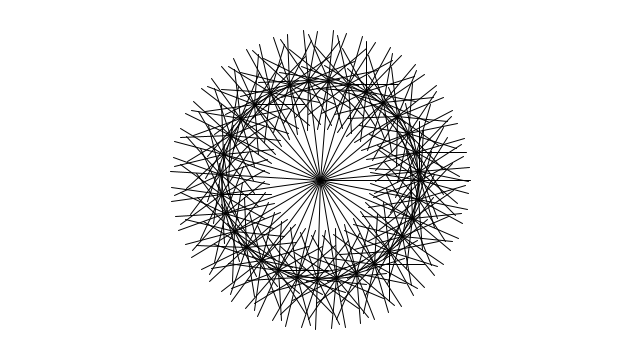
Frame 1 (no input)
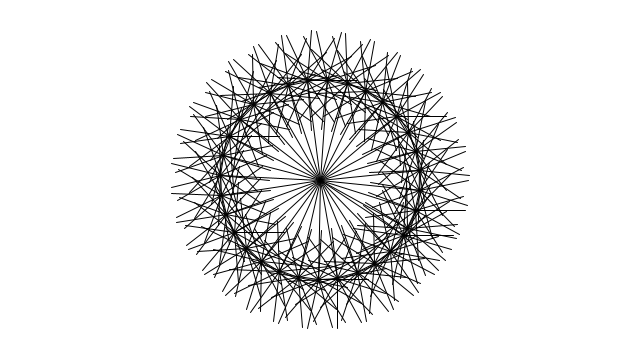
Frame 60 (the mouse pressed at the canvas centre just before this capture)
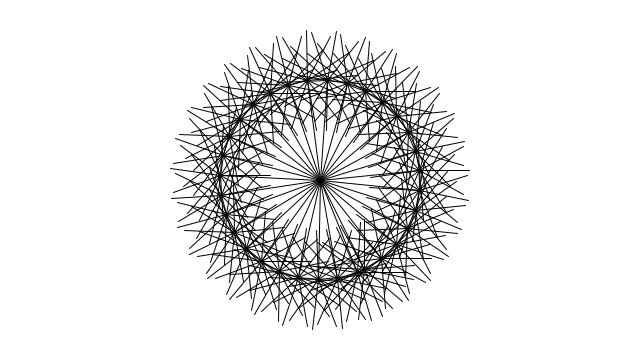
Frame 120 (the mouse held since frame 60 and released just before this capture)

The Processing sketch that drew these frames (run headless with seeded random() and noise(); from frame 60 on, the mouse is pressed at the canvas centre):

// Processing sketch: example_14_17_nested_push_pop
// ── example_14_17_nested_push_pop.pde
// Learning Processing
// Daniel Shiffman
// http://www.learningprocessing.com

// Example 14-17: Nested push and pop

// Global angle for rotation
float theta = 0;

void setup() {
  size(640, 360);
}

void draw() {
  background(255);
  stroke(0);

  // Translate to center of window
  translate(width/2, height/2);

  // Loop from 0 to 360 degrees (2*PI radians)
  for (float i = 0; i < TWO_PI; i += 0.2) {

    // Push, rotate and draw a line!
    // The transformation state is saved at the beginning of each cycle through the for loop and restored at the end. 
    // Try commenting out these lines to see the difference!
    pushMatrix(); 
    rotate(theta + i);
    line(0, 0, 100, 0);

    // Loop from 0 to 360 degrees (2*PI radians)
    for (float j = 0; j < TWO_PI; j += 0.5) {
      // Push, translate, rotate and draw a line!
      pushMatrix();
      translate(100, 0);
      rotate(-theta-j);
      line(0, 0, 50, 0);
      // We're done with the inside loop, pop!
      popMatrix();
    }

    // We're done with the outside loop, pop!
    popMatrix();
  }

  // Increment theta
  theta += 0.01;
}
